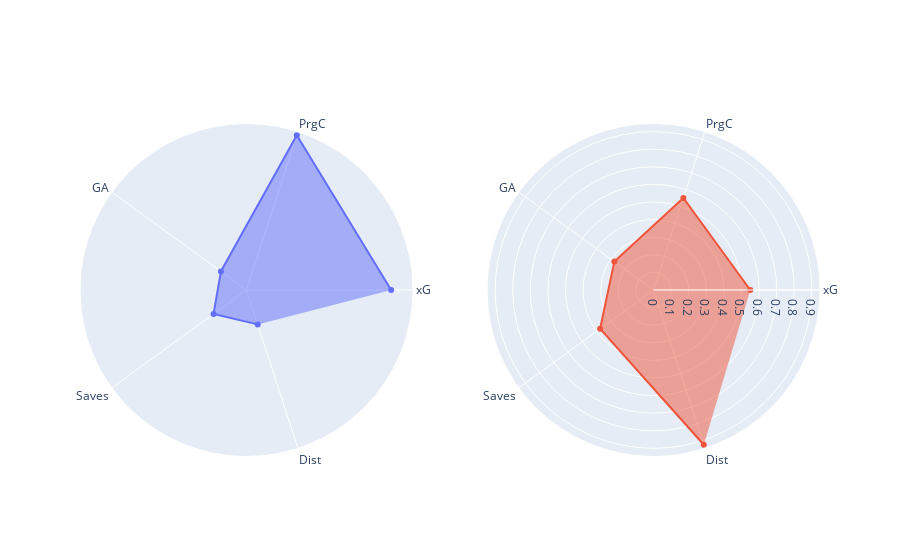

The notebook cell saved with this chart:
### Code cell
from plotly.subplots import make_subplots

fig = make_subplots(rows=1, cols=2, specs=[[{'type': 'polar'}]*2]*1)

tr1=go.Scatterpolar(r=df1.r, theta=df1.theta,fill='toself',name='Team A')
tr2=go.Scatterpolar(r=df2.r, theta=df1.theta,fill='toself',name='Team B')
fig.add_trace(tr1,1,1)
fig.add_trace(tr2,1,2)

fig.update_layout(polar={'radialaxis':{'visible':False}},showlegend=False)
fig.show()

### Figure 1 — Plotly figure (JSON) as saved in the notebook; plotly's stock layout.template omitted (floating-point values rounded to 4 significant figures)
{"data": [{"fill": "toself", "name": "Team A", "r": [0.8, 0.9, 0.175, 0.225, 0.2], "subplot": "polar", "theta": ["xG", "PrgC", "GA", "Saves", "Dist"], "type": "scatterpolar"}, {"fill": "toself", "name": "Team B", "r": [0.55, 0.55, 0.275, 0.375, 0.925], "subplot": "polar2", "theta": ["xG", "PrgC", "GA", "Saves", "Dist"], "type": "scatterpolar"}], "layout": {"polar": {"domain": {"x": [0, 0.45], "y": [0, 1]}, "radialaxis": {"visible": false}}, "polar2": {"domain": {"x": [0.55, 1], "y": [0, 1]}}, "showlegend": false}}
